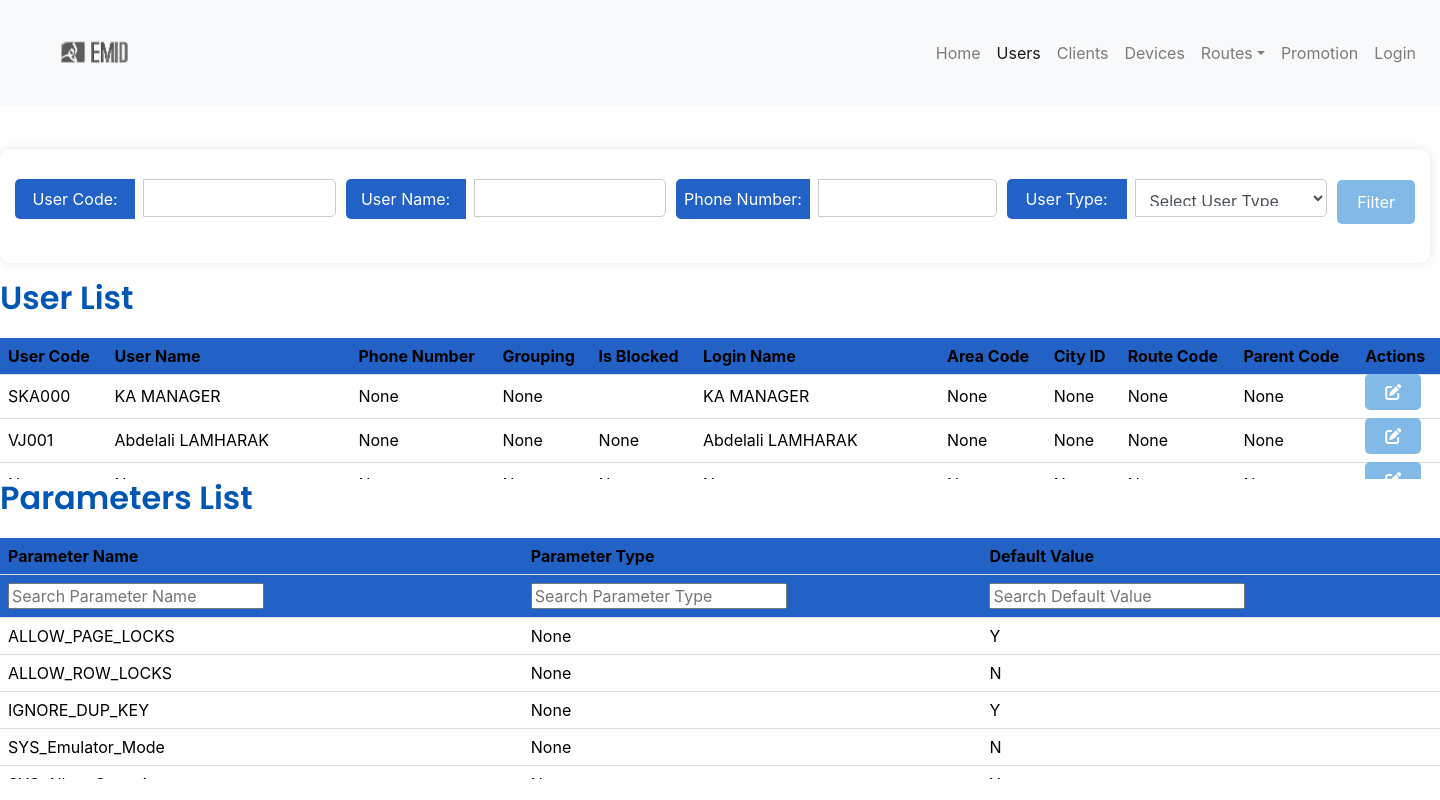
/users/, run on the app's committed database.
### users/models.py (models this page shows, shortened)
class InternalUser(models.Model):
    UserCode = models.CharField(max_length=50, primary_key=True)
    UserName = models.CharField(max_length=100)
    PhoneNumber = models.CharField(max_length=15, null=True, blank=True)
    Grouping = models.CharField(max_length=50, null=True, blank=True)
    IsBlocked = models.BooleanField(default=False)
    LoginName = models.CharField(max_length=100)
    AreaCode = models.CharField(max_length=10, null=True, blank=True)
    CityID = models.IntegerField(null=True, blank=True)
    RouteCode = models.CharField(max_length=10, null=True, blank=True)
    ParentCode = models.CharField(max_length=50, null=True, blank=True)
    class Meta:
        db_table = 'users'

### users/views.py (the view)
# urls.py: path('', include('users.urls')),
def users(request):
    with connection.cursor() as cursor:
        cursor.execute("SELECT * FROM Parameters")
        parameters_data = cursor.fetchall()
    parameters_list = [{'ParameterName': row[1], 'ParameterType': row[3], 'DefaultValue': row[2]} for row in
                       parameters_data]
    user_code = request.GET.get('user_code', '').strip()
    user_name = request.GET.get('user_name', '').strip()
    phone_number = request.GET.get('phone_number', '').strip()
    type_user = request.GET.get('type_user', '').strip()
    query = """
        SELECT UserCode, UserName, PhoneNumber, ug.Grouping, IsBlocked,
               LoginName, AreaCode, CityID, RouteCode, ParentCode
        FROM users u
        LEFT JOIN User_Groups ug ON u.Grouping = ug.Grouping
        WHERE 1=1
    """
    params = []
    if user_code:
        query += " AND UserCode LIKE %s"
        params.append(f"%{user_code}%")
    if user_name:
        query += " AND UserName LIKE %s"
        params.append(f"%{user_name}%")
    if phone_number:
        query += " AND PhoneNumber LIKE %s"
        params.append(f"%{phone_number}%")
    if type_user:
        query += " AND Grouping = %s"
        params.append(type_user)
    with connection.cursor() as cursor:
        cursor.execute(query, params)
        users_data = cursor.fetchall()
    users_list = [{
        'UserCode': row[0],
        'UserName': row[1],
        'PhoneNumber': row[2],
        'Grouping': row[3],
        'IsBlocked': row[4],
        'LoginName': row[5],
        'AreaCode': row[6],
        'CityID': row[7],
        'RouteCode': row[8],
        'ParentCode': row[9],
    } for row in users_data]
    return render(request, 'users/home.html', {'users': users_list, 'parameters': parameters_list})

### users/templates/users/home.html (shortened to what this page needs)
<html lang="en">
<head>
    <link rel="stylesheet" href="https://stackpath.bootstrapcdn.com/bootstrap/4.5.2/css/bootstrap.min.css">
    <link rel="stylesheet" href="https://cdnjs.cloudflare.com/ajax/libs/font-awesome/5.15.3/css/all.min.css" />
    <link rel="stylesheet" href="https://stackpath.bootstrapcdn.com/bootstrap/4.5.2/css/bootstrap.min.css">
    <link rel="stylesheet" href="https://cdnjs.cloudflare.com/ajax/libs/font-awesome/6.0.0-beta3/css/all.min.css">
</head>
<nav class="navbar navbar-expand-lg navbar-light bg-light">
    <a class="navbar-brand" href="#">
        <img src="bg.png" alt="My Project" style="height: 80px;">
    </a>
    <div class="collapse navbar-collapse" id="navbarNav">
        <ul class="navbar-nav ml-auto">
            <li class="nav-item ">
                <a class="nav-link" href="{% url 'home' %}">Home</a>
            </li>
            <li class="nav-item active">
                <a class="nav-link" href="{% url 'users' %}">Users</a>
            </li>
            <li class="nav-item ">
                <a class="nav-link" href="{% url 'clients' %}">Clients</a>
            </li>
            <li class="nav-item">
                <a class="nav-link" href="{% url 'devices' %}">Devices</a>
            </li>
            <li class="nav-item  dropdown">
                <a class="nav-link dropdown-toggle" data-toggle="dropdown" href="{% url 'routes' %}" aria-expanded="false">Routes</a>
            </li>
            <li class="nav-item">
                <a class="nav-link" href="{% url 'promotions' %}">Promotion</a>
            </li>
            <li class="nav-item">
                <a class="nav-link" href="{% url 'login' %}">Login</a>
            </li>
        </ul>
    </div>
</nav>
<body>
<form method="get" action="{% url 'users' %}">
    <div class="form-container">
        <div class="form-row">
            <div class="form-group input-group">
                <label for="user_code" class="mr-2">User Code:</label>
                <input type="text" id="user_code" name="user_code" class="form-control short-input" value="{{ request.GET.user_code }}" autocomplete="off">
            </div>
            <div class="form-group input-group">
                <label for="user_name" class="mr-2">User Name:</label>
                <input type="text" id="user_name" name="user_name" class="form-control short-input" value="{{ request.GET.user_name }}" autocomplete="off">
            </div>
            <div class="form-group input-group">
                <label for="phone_number" class="mr-2">Phone Number:</label>
                <input type="text" id="phone_number" name="phone_number" class="form-control short-input" value="{{ request.GET.phone_number }}" autocomplete="off">
            </div>
            <div class="form-group input-group">
                <label for="type_user" class="mr-2 w-6 h-6">User Type:</label>
                <select id="type_user" name="type_user" class="form-control short-input" autocomplete="off">
                    <option value="">Select User Type</option>
                </select>
            </div>
            <button type="submit" class="btn btn-primary">Filter</button>
        </div>
    </div>
</form>
<div style="height: 200px; overflow-y: scroll;">
        <h1>User List</h1>
        <table id="users-table">
            <thead>
                <tr>
                    <th>User Code</th>
                    <th>User Name</th>
                    <th>Phone Number</th>
                    <th>Grouping</th>
                    <th>Is Blocked</th>
                    <th>Login Name</th>
                    <th>Area Code</th>
                    <th>City ID</th>
                    <th>Route Code</th>
                    <th>Parent Code</th>
                    <th>Actions</th>
                </tr>
            </thead>
            <tbody>
                {% for user in users %}
                <tr class="user-row" data-user-code="{{ user.UserCode }}">
                    <td>{{ user.UserCode }}</td>
                    <td>{{ user.UserName }}</td>
                    <td>{{ user.PhoneNumber }}</td>
                    <td>{{ user.Grouping }}</td>
                    <td>{{ user.IsBlocked }}</td>
                    <td>{{ user.LoginName }}</td>
                    <td>{{ user.AreaCode }}</td>
                    <td>{{ user.CityID }}</td>
                    <td>{{ user.RouteCode }}</td>
                    <td>{{ user.ParentCode }}</td>
                    <td>
                        <button type="button" class="btn btn-primary" data-toggle="modal" data-target="#editUserModal"
                                data-user-code="{{ user.UserCode }}"
                                data-user-name="{{ user.UserName }}"
                                data-phone-number="{{ user.PhoneNumber }}"
                                data-grouping="{{ user.Grouping }}"
                                data-is-blocked="{{ user.IsBlocked }}"
                                data-login-name="{{ user.LoginName }}"
                                data-area-code="{{ user.AreaCode }}"
                                data-city-id="{{ user.CityID }}"
                                data-route-code="{{ user.RouteCode }}"
                                data-parent-code="{{ user.ParentCode }}">
                                  <i class="fas fa-edit"></i>
                        </button>                    </td>
                </tr>
                {% endfor %}
            </tbody>
        </table>
    </div>
     <div style="height: 300px; overflow-y: scroll;">
        <h2>Parameters List</h2>
        <table id="parameters-table">
            <thead>
                <tr>
                    <th>Parameter Name</th>
                    <th>Parameter Type</th>
                    <th>Default Value</th>
                </tr>
                <tr>
                    <th>
                        <input type="text" id="search-parameter-name" onkeyup="searchParameter('parameter-name', 0)" placeholder="Search Parameter Name">
                    </th>
                    <th>
                        <input type="text" id="search-parameter-type" onkeyup="searchParameter('parameter-type', 1)" placeholder="Search Parameter Type">
                    </th>
                    <th>
                        <input type="text" id="search-default-value" onkeyup="searchParameter('default-value', 2)" placeholder="Search Default Value">
                    </th>
                </tr>
            </thead>
            <tbody>
                {% for parameter in parameters %}
                <tr>
                    <td>{{ parameter.ParameterName }}</td>
                    <td>{{ parameter.ParameterType }}</td>
                    <td>{{ parameter.DefaultValue }}</td>
                </tr>
                {% endfor %}
            </tbody>
        </table>
    </div>
</body>

### users/templates/users/home.html (style rules this page uses)
.navbar { background-color: #f8f9fa; }
.navbar-brand { font-weight: bold; }
.navbar-nav .nav-link { color: #007bff; }
table { width: 100%; border-collapse: collapse; margin-top: 20px; }
th, td { padding: 8px; text-align: left; border-bottom: 1px solid #ddd; }
th { background-color: #f2f2f2; }
.form-container { background-color: white; padding: 20px; border-radius: 10px; margin-top: 3%; box-shadow: 0 0 10px rgba(0, 0, 0, 0.1); width: 1430px; }
.form-row { display: flex; flex-wrap: wrap; gap: 10px; justify-content: space-between; }
.input-group { display: flex; align-items: center; flex: 1; }
.input-group label { background-color: #2262c6; padding: 8px; border-radius: 5px 0 0 5px; margin-top: 10px; color: white; min-width: 120px; text-align: center; }
.input-group .form-control { border-radius: 0 5px 5px 0; border: 1px solid #ccc; padding: 10px; flex: 1; min-width: 150px; }
.short-input { max-width: 200px; }
h1 { color: #0056b3; font-family: 'Poppins', sans-serif; font-weight: 600; font-size: 200%; }
h2 { color: #0056b3; font-family: 'Poppins', sans-serif; font-weight: 600; font-size: 200%; }
button.btn-primary { background-color: #81bae7; border: none; padding: 10px 20px; margin-top: -9px; border-radius: 5px; color: white; cursor: pointer; align-self: center; }
th { background-color: #2262c6; }
tr { color: black; }

### data on the page
InternalUser: UserCode "SKA000", UserName "KA MANAGER", PhoneNumber "None", Grouping "None", LoginName "KA MANAGER", AreaCode "None", CityID "None", RouteCode "None", ParentCode "None"
InternalUser: UserCode "VJ001", UserName "Abdelali LAMHARAK", PhoneNumber "None", Grouping "None", IsBlocked "None", LoginName "Abdelali LAMHARAK", AreaCode "None", CityID "None", RouteCode "None", ParentCode "None"
Parameters: ParameterName "ALLOW_PAGE_LOCKS", ParameterType "None", DefaultValue "Y"
Parameters: ParameterName "ALLOW_ROW_LOCKS", ParameterType "None", DefaultValue "N"
Parameters: ParameterName "IGNORE_DUP_KEY", ParameterType "None", DefaultValue "Y"
Parameters: ParameterName "SYS_Emulator_Mode", ParameterType "None", DefaultValue "N"
